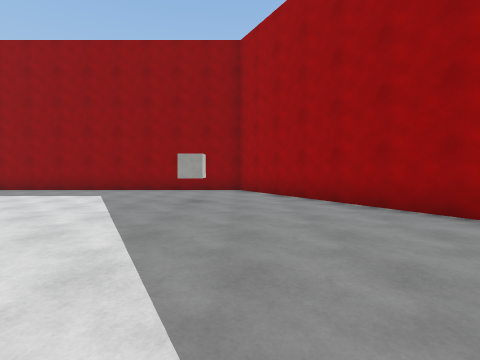
view 1 (above)

22 first-person views from a walk through a 3-D level made in the Unity game engine. The camera is 1.3 m above the floor, tilts 2° down and sees 85° across. The floor is counted in squares, 2 m on a side. Each view is taken from the middle of a square. On the plan, view 1 faces up. The plan holds only what a view shows up to about 9 squares ahead; the rest is blank. The place goes on beyond the plan. The player character is not drawn. Surface patterns are stand-ins for the level's own textures.

view 2
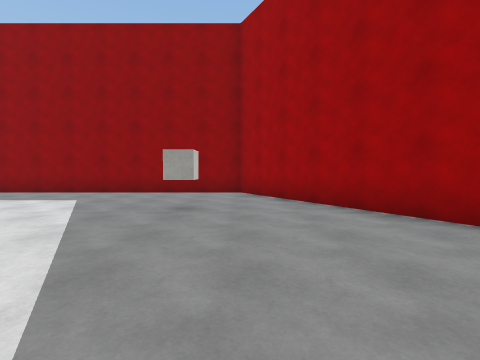

view 3
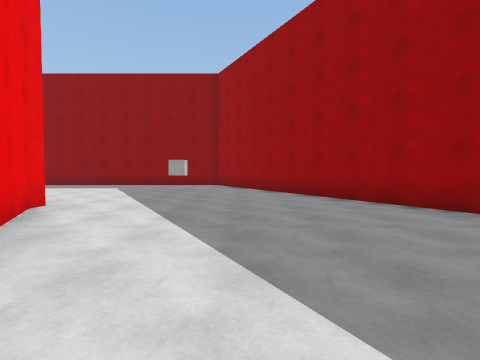

view 4
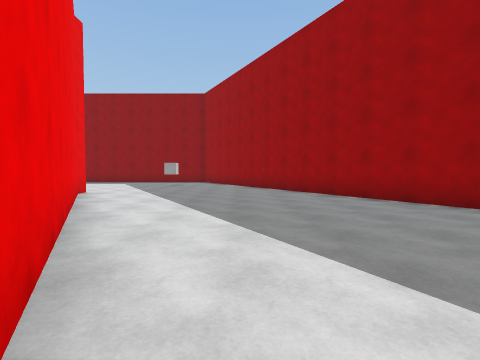

view 5
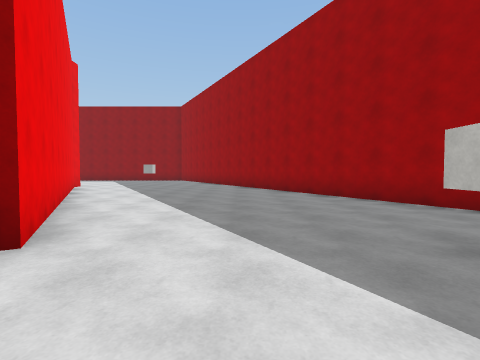

view 6
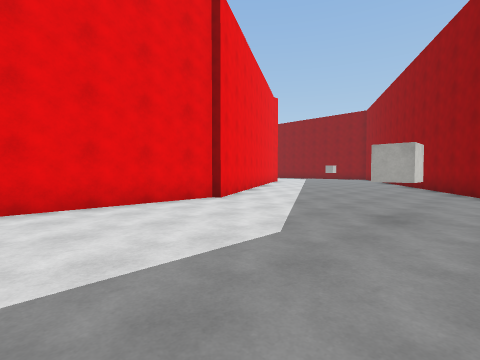

view 7
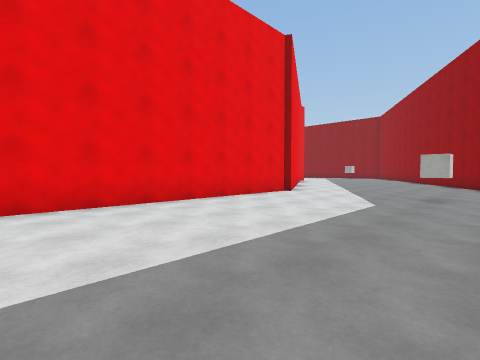

view 8
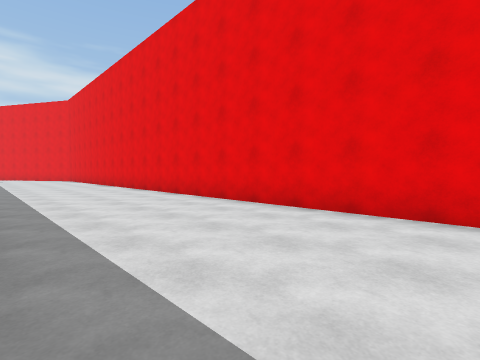

view 9
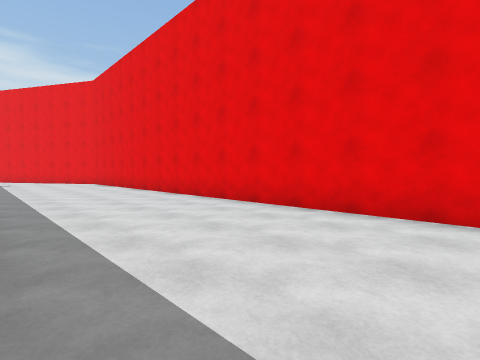

view 10
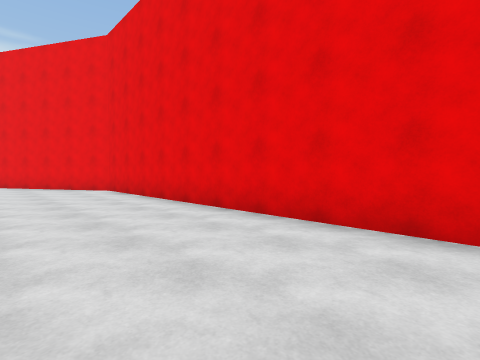

view 11
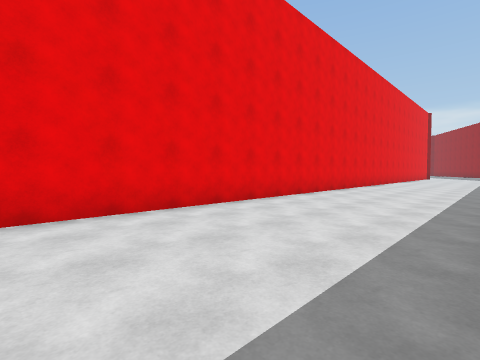

view 12
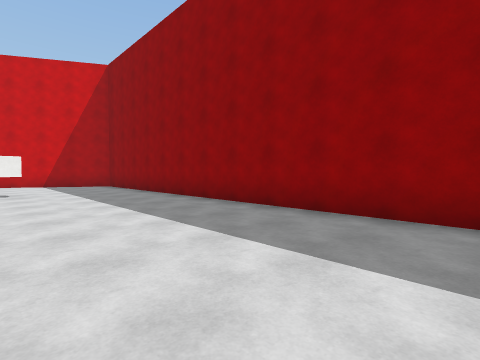

view 13
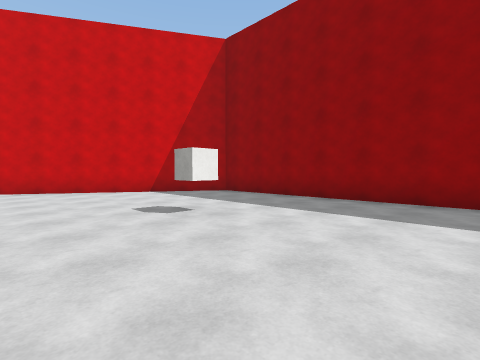

view 14
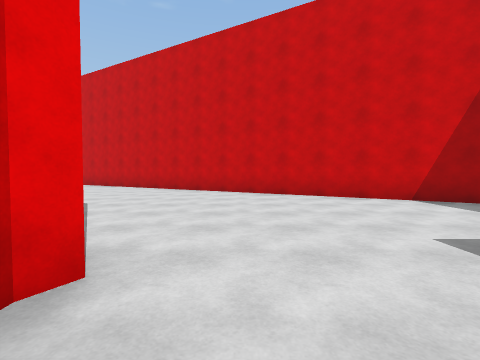

view 15
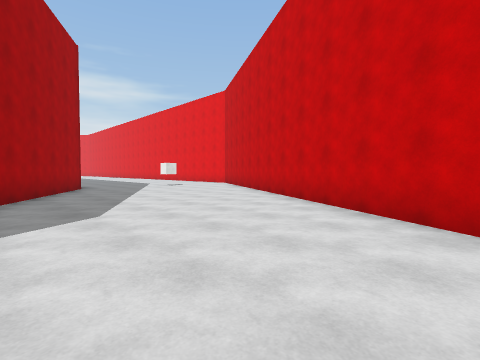

view 16
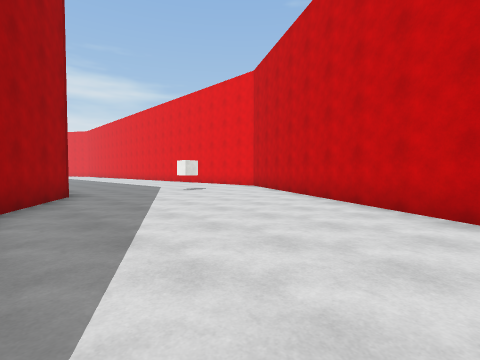

view 17
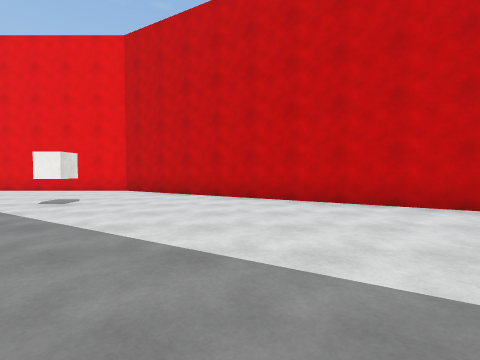

view 18
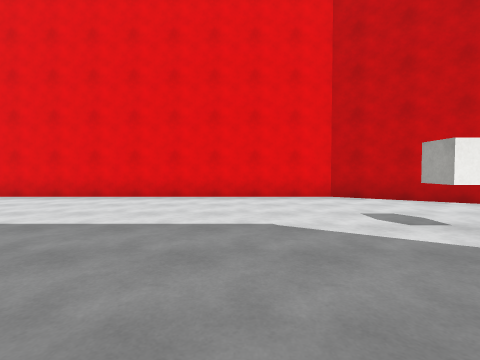

view 19
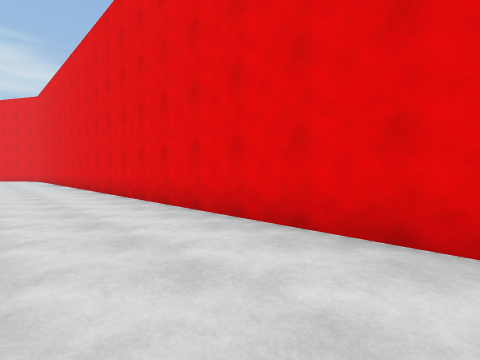

view 20
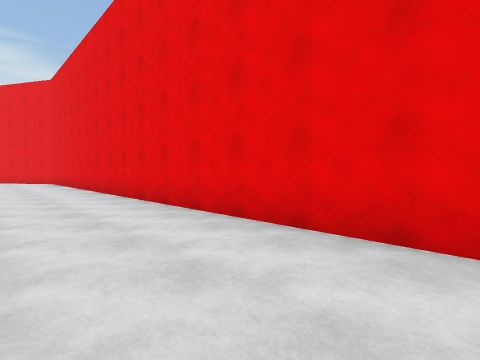

view 21
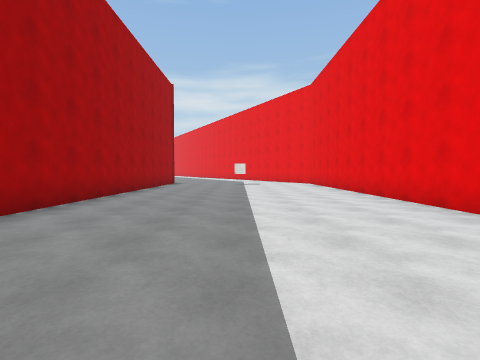

view 22
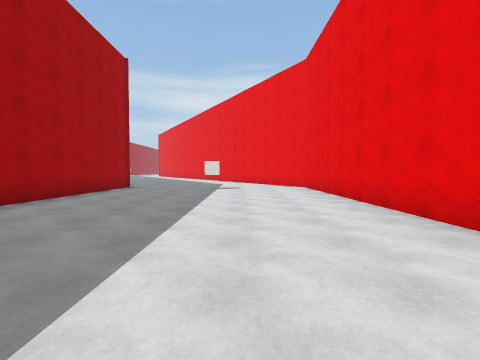

### Floor plan
Points are (right, up) in squares from view 1. A wall is a line through its corners. A room is listed if a view was taken in it or the views show most of it. See-through windows are left out.
Room 1 (views 1, 2, 3, 4, 5, 6, 7, 8, 9, 10, 11, 12, 13, 14, 15, 16, 17, 18, 19, 20, 21, 22)
walls: (-17.5, -6.5) (-15.3, -2.6); (-12.6, 2.1) (-12.2, 1.8); (-17.6, -30) (-17.6, -21.6); (-2.6, 2) (-2.6, 1.5) (2.2, -6.8); (2, -6.9) (2, -31.1) (2.8, -32.6); (7.6, -4.2) (0, 8.9) (-15.6, 8.9) (-24.6, -6.7) (-24.6, -30)
objects: cube (-21, -7); cube (-12, 5); cube (-1, 5); cube (6, -7)

Where each view was taken, in squares from view 1:
view 1: 0 up, 0 right, facing up
view 2: 1 up, 0 right, facing up
view 3: 3 down, 1 right, facing up
view 4: 6 down, 2 right, facing up
view 5: 9 down, 4 right, facing up
view 6: 11 down, 7 right, facing up-left
view 7: 14 down, 7 right, facing up-left
view 8: 12 down, 6 right, facing down-left
view 9: 17 down, 6 right, facing down-left
view 10: 22 down, 5 right, facing down-left
view 11: 31 down, 6 right, facing up-left
view 12: 5 up, 4 left, facing up-left
view 13: 3 up, 9 left, facing up-left
view 14: 3 up, 11 left, facing left
view 15: 4 up, 15 left, facing down-left
view 16: 1 up, 16 left, facing down-left
view 17: 3 down, 16 left, facing left
view 18: 9 down, 18 left, facing left
view 19: 12 down, 22 left, facing down-left
view 20: 16 down, 22 left, facing down-left
view 21: 18 down, 21 left, facing down
view 22: 21 down, 22 left, facing down
